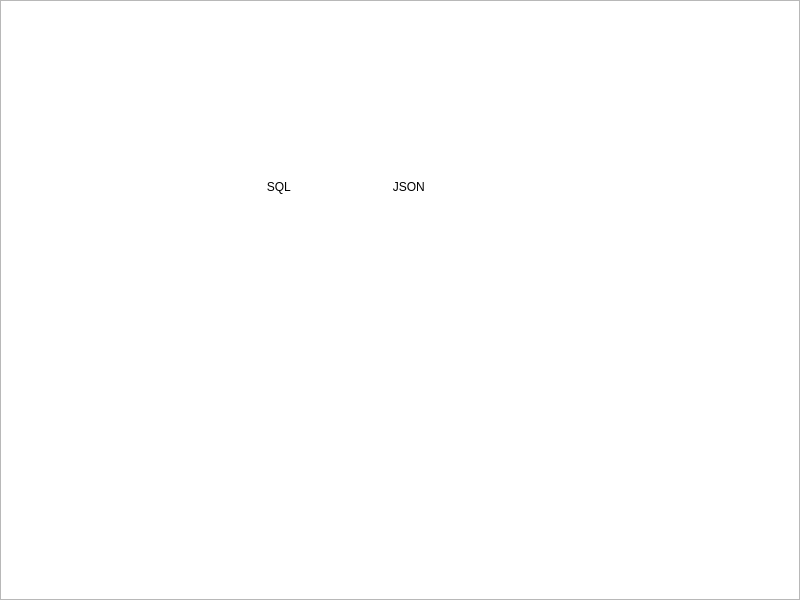
<?xml version="1.0" encoding="UTF-8"?>
<ui version="4.0">
 <class>records</class>
 <widget class="QDialog" name="records">
  <property name="geometry">
   <rect>
    <x>0</x>
    <y>0</y>
    <width>800</width>
    <height>600</height>
   </rect>
  </property>
  <property name="windowTitle">
   <string>Dialog</string>
  </property>
  <widget class="QGraphicsView" name="graphicsView">
   <property name="geometry">
    <rect>
     <x>0</x>
     <y>0</y>
     <width>800</width>
     <height>600</height>
    </rect>
   </property>
   <property name="styleSheet">
    <string notr="true">background-image: url(:/images/records.png);
background-repeat: no-repeat;</string>
   </property>
  </widget>
  <widget class="QTableView" name="tableView">
   <property name="geometry">
    <rect>
     <x>180</x>
     <y>200</y>
     <width>461</width>
     <height>251</height>
    </rect>
   </property>
   <property name="styleSheet">
    <string notr="true">background-color: transparent;
color: #fff;
border: 0;</string>
   </property>
  </widget>
  <widget class="QPushButton" name="back">
   <property name="geometry">
    <rect>
     <x>20</x>
     <y>30</y>
     <width>71</width>
     <height>61</height>
    </rect>
   </property>
   <property name="styleSheet">
    <string notr="true">background-image: url(:/images/arrow-right.png);
background-repeat: no-repeat;
border: 0;
</string>
   </property>
   <property name="text">
    <string/>
   </property>
  </widget>
  <widget class="QPushButton" name="show_sql">
   <property name="geometry">
    <rect>
     <x>255</x>
     <y>175</y>
     <width>41</width>
     <height>24</height>
    </rect>
   </property>
   <property name="styleSheet">
    <string notr="true">background-repeat: no-repeat;
border: 0;
font: 700 10pt &quot;Segoe UI&quot;;</string>
   </property>
   <property name="text">
    <string>  SQL</string>
   </property>
  </widget>
  <widget class="QPushButton" name="pushButton_2">
   <property name="geometry">
    <rect>
     <x>385</x>
     <y>175</y>
     <width>41</width>
     <height>24</height>
    </rect>
   </property>
   <property name="styleSheet">
    <string notr="true">background-repeat: no-repeat;
border: 0;
font: 700 10pt &quot;Segoe UI&quot;;</string>
   </property>
   <property name="text">
    <string>  JSON</string>
   </property>
  </widget>
 </widget>
 <resources/>
 <connections/>
</ui>
